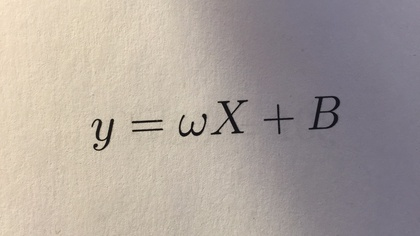
%> input picture Lighting/eq1_test_lighting.jpg, 420 x 236 px, shrunk from 1333 x 750 before the run
$ octave --eval "result = fn_demo('Lighting/eq1_test_lighting.jpg');"   (GNU Octave 9; MATLAB toolbox functions it lacks are replaced by stand-ins)
%> lines starting %> are read from the running program, lines starting %| are printed output that depends on the picture; in (x1, y1, x2, y2) boxes, pixels count from 0 and x2, y2 are one past the last pixel; in counts of white or black regions, pixels touching at a corner belong together; the program's own positions count from 1
%> in fn_demo, eq is the input picture: size 236x420x3 uint8; mean R, G, B 171.3, 161.7, 155.8
### fn_lighting_compensation.m
function bw_img = fn_lighting_compensation(img)
%FN_LIGHTING_COMPENSATION Takes in an rgb image of an equation and
% returns a binarized version of the image for which uneven lighting has
% been compensated. Input image is assumed to be black text on white
% background. Output will not be inverted.

% Check if image needs lighting compensation by checking to see what
% proportion of pixels are in mid grayscale values
gray_img=rgb2gray(img);
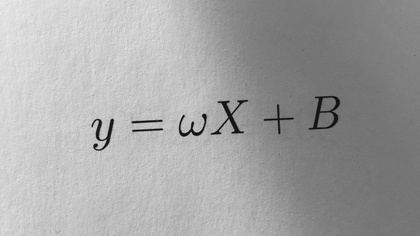
%> gray_img: size 236x420 uint8; min 3, max 236, mean 163.9
[height, width] = size(img(:,:,1));
%> height = 236; width = 420
num_mid_gray = sum(sum(gray_img<240 & gray_img >15));
%> num_mid_gray = 98964
if num_mid_gray < 0.1*height*width % Should just be a scanned image
    %% Perform Otsu's Method
    thresh = graythresh(gray_img);
    bw_img = im2bw(gray_img,thresh);
else
    %% Perform lighting compensation
    %% Blur if the image is large.
    if height*width < 2000*1000
        blur_flag = false;
    else
        blur_flag = true;
    end

    if blur_flag
        fg = fspecial('gaussian', 10, 3);
        gray_img = imfilter(gray_img, fg, 'conv','replicate');
    end
    %% Perform adaptive thresholding through a mean filter heuristic
    % Set the window size of the filter based on image dimensions
    win_size = round(min(height/60,width/60));
%> win_size = 4

    % Get the window mean of each pixel by filtering using an averaging filter
    window_means=imfilter(gray_img,fspecial('average',win_size),'replicate');

    % Remove the mean and threshold. Also inverts the image.
    demeaned=window_means-gray_img-10;
    bw_img=im2bw(demeaned,0); % positive values were above the threshold,
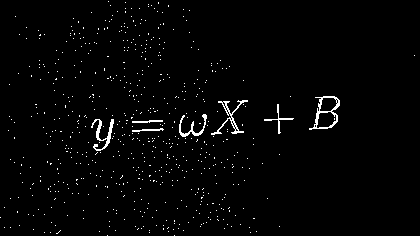
%> bw_img: size 236x420 logical; 1.9% white in thin lines or dots
                              % negative values were below.

    %% Remove small noise pixels.
    noise_size = round(0.0001*height*width);
%> noise_size = 10
    bw_img = bwareaopen(bw_img, noise_size);
%> bw_img: size 236x420 logical; 1.1% white in thin lines or dots, all inside (x1, y1, x2, y2) = (91, 96, 340, 151)

    %% Close gaps in edges
    se = strel('square',4);
    bw_img = imclose(bw_img,se);
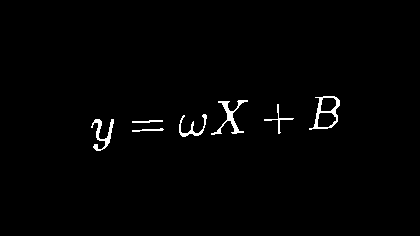
%> bw_img: size 236x420 logical; 1.3% white; 7 white regions, largest, box (x1, y1, x2, y2) and area: (309, 96, 340, 130) 304, (211, 100, 248, 135) 300, (91, 119, 114, 151) 249


    %% Fill small holes (less than 5% of area of image)
    small_hole_thresh = round(0.0001*height*width);
%> small_hole_thresh = 10
    filled = imfill(bw_img,'holes');
%> filled: size 236x420 logical; 1.7% white; 7 white regions, largest, box (x1, y1, x2, y2) and area: (309, 96, 340, 130) 681, (211, 100, 248, 135) 300, (91, 119, 114, 151) 249
    holes = filled & ~bw_img;
%> holes: size 236x420 logical; 0.38% white; 2 white regions, box (x1, y1, x2, y2) and area: (318, 113, 336, 127) 209, (321, 98, 336, 111) 168
    lg_holes = bwareaopen(holes,small_hole_thresh);
    sm_holes = holes &~lg_holes;
%> sm_holes: size 236x420 logical; every value is 0
    bw_img = bw_img | sm_holes;

    %% Return image to original polarity.
    bw_img = ~bw_img;
end
end

### fn_deskew2.m
function [ deskew_img, deskewing_angle ] = fn_deskew2( bw_img, fill_flag, soften_flag, soften_size )
%> called with fill_flag = true, soften_flag = true, soften_size = 3
%FN_DESKEW2 Deskews an image using the hough transform with optional
%background filling and edge softening.
% Optional args:
%   fill_flag: if true: pads deskew_img with high values (whitespace) when
%                   rotating.
%   soften_flag: if true: Softens the image using the fn_soften_edges
%                   function.
%   soften_size: Determines the size of the operation used in
%   fn_soften_edges.

switch nargin
    case 1
        fill_flag = false;
        soften_flag = false;
        soften_size = 0;
    case 2
        soften_flag = false;
        soften_size = 0;
    case 3
        soften_size = 5;
end

%% Create the edge map for the hough transform
edges = edge(bw_img);
%> edges: size 236x420 logical; 1.4% white in thin lines or dots, all inside (x1, y1, x2, y2) = (91, 95, 341, 152)
[H,T,~] = hough(edges,'RhoResolution',1,'ThetaResolution', 0.1 );
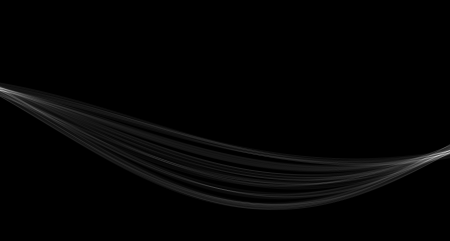
%> H: size 963x1800 double (shown at 1/4 size); min 0, max 91, mean 1.4; drawn with min black and max white
%> T = 1800 values from -90 to 89.9

%% Previous Implementation: Detecting only the maximum peak.
% [7 lines of commented-out code are left out]

%% Current Implementation: Taking the orientation that appears most in the
%                           top four peaks
P = houghpeaks(H,4);
%> P = [606 1793; 627 1744; 620 1763; 367 26]

orientations = P(:,2);
%> orientations = [1793; 1744; 1763; 26]
% If all orientations are unique, take the top choice
if length(unique(orientations)) == 4
    dominant_orientation = orientations(1);
%> dominant_orientation = 1793
else
    dominant_orientation = mode(P(:,2));
end

% The dominant orientation will be detected as the complement of the
% skewing angle. Subtract 90 degrees to get the deskewing angle.
% (Subtracting from 90 gets the skewing angle. Deskewing angle is the
% negative of that.)
deskewing_angle = T(dominant_orientation)-90;
%> deskewing_angle = -0.8

% Limit angle  to -45  to 45
while(abs(deskewing_angle) > 45)
    deskewing_angle = deskewing_angle - sign(deskewing_angle)*90;
end
%> this loop made 0 passes

%% Perform the deskewing
deskew_img = imrotate(bw_img,deskewing_angle,'bilinear');
%> deskew_img: size 242x424 logical; 95.4% white; 11 black regions, largest, box (x1, y1, x2, y2) and area: (35, 0, 424, 6) 1260, (0, 236, 389, 242) 1260, (0, 0, 4, 226) 474

%% Perform background filling if needed
if fill_flag
    Mrot = ~imrotate(true(size(bw_img)),deskewing_angle,'bilinear');
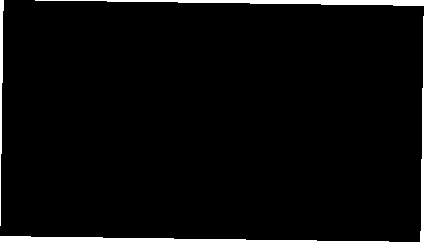
%> Mrot: size 242x424 logical; 3.4% white; 4 white regions, box (x1, y1, x2, y2) and area: (35, 0, 424, 6) 1260, (0, 236, 389, 242) 1260, (0, 0, 4, 226) 474, (420, 16, 424, 242) 474
    deskew_img(Mrot&~imclearborder(Mrot)) = true;
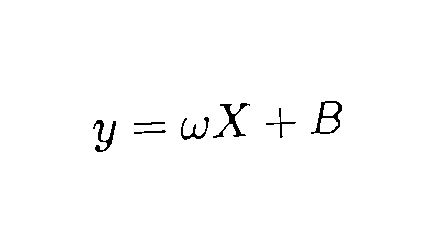
%> deskew_img: size 242x424 logical; 98.8% white; 7 black regions, largest, box (x1, y1, x2, y2) and area: (213, 103, 250, 138) 299, (311, 101, 342, 134) 297, (93, 120, 116, 152) 247
end

%% Perform edge softening
% Only if requested and only if the deskewing angle is large.
if soften_flag && abs(deskewing_angle) > 5
    deskew_img = fn_soften_edges(deskew_img, soften_size);
end


end

### fn_segment.m
function [ characters ] = fn_segment(eq, showFigs, figNum)
%fn_segment Segment and return characters from binary image
%
%   eq - A binary image [0,1] with desired characters in black, bkgrd white.
%   showFigs - Boolean. If true will show figures with processed output.
%       This includes the inverted binarized image with centroids, convex
%       hull, and bounding box. And figure showing each extracted character
%   figNum - The figure(#) to start at for displayed figures.
%   Returns: A struct containing a matrix of each extracted character and
%   the x/y location of the centroid of that character in the original img.
%   Also returns the bounding box of the character [x,y,x_lenght,y_length]
%
%   Detailed Description: This function will extract individual
%   characters/obects from the passed binary image. It assumes each
%   character has a stroke width of atleast 2-3 pixels and there is a separation
%   between each character of at least 1 pixel. Interioir contours and
%   regions are ignored (e.g. the loops in a B are ignored so it is 1
%   region).
%   If there are multiple objects within a region when extracting mask it
%   will only extract the largest (to handle things like square root where
%   it overlaps multiple objects but it should be the largest.
%   This function simply creates an edge map of the characters (same size
%   as original) and then finds the centroid, convex hull, and bounding
%   boxes which are then used for extraction.
%
%   Limitations: This will only extract characters as one character if they
%   are contiguous. Non-contiguous pieces will be extracted separately,
%   e.g. "=" will be two "-". Also Characters with intentially
%   non-contiguous interior portions ignore e.g. certain styles of capital
%   Theta

if nargin == 1
    showFigs = false;
    figNum = 1;
elseif nargin == 2
    figNum = 1;
end

% Threshold for solidity of a region is a character or part of 1
%   Should do a run over our entire test set to determine threshold
th = .3;

% Invert image
eq_inv = ones(size(eq)) - eq;

% Create Edge Map
se = ones(3,3);
exp = imerode(eq_inv, se);
%> exp: size 242x424 double; values 0 (black) and 1 (white), 0.22% white in thin lines or dots, all inside (x1, y1, x2, y2) = (96, 103, 341, 151)
eq_edges = xor(exp, eq_inv);
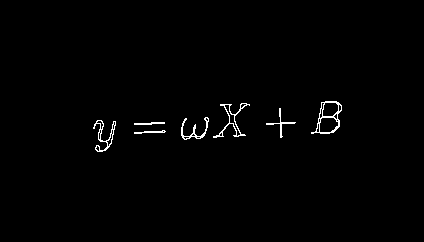
%> eq_edges: size 242x424 logical; 0.99% white in thin lines or dots, all inside (x1, y1, x2, y2) = (93, 101, 342, 152)

% Find Centroid for x/y location of each character
s = regionprops(eq_edges, 'Centroid');
%> s = 7 regions; Centroid: [104.9 136.2], [150 124.1], [150.9 132.7], [195 130.9], [232.5 121.3], [281.4 124], [329.2 118.4]
ch = regionprops(eq_edges, 'ConvexHull');
%> ch = 7 items
%> (the rest of the program and of its run is left out)
